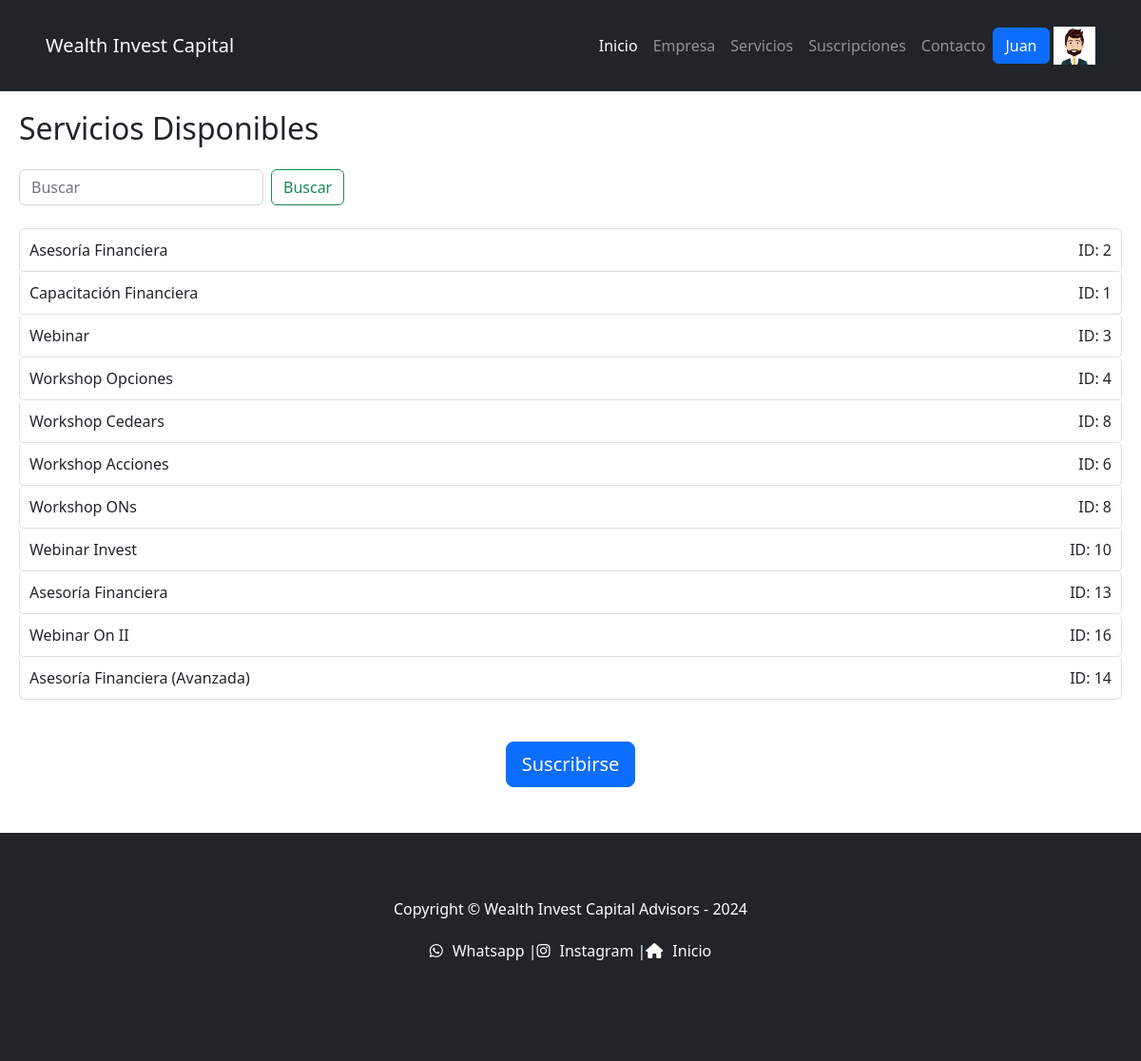
/app/buscar/ (signed in), run on the app's committed database.
### users/models.py (models this page shows, shortened)
class Avatar(models.Model):
    user = models.OneToOneField(User, on_delete=models.CASCADE, blank=True, null=True)
    imagen = models.ImageField(upload_to="avatares", blank=True, null=True)

### app/models.py (models this page shows, shortened)
class servicios(models.Model):
    servicio = models.CharField(max_length=40)
    id_servicio = models.IntegerField()

### app/views.py (the view)
# urls.py: path('buscar/', views.buscar_form_con_api, name='buscar_form_con_api'),
def buscar_form_con_api(request):
    query = request.GET.get('q', '')
    servicios = f_servicios.objects.filter(servicio__icontains=query)  # Ahora 'servicios' hace referencia a la clase
    return render(request, 'app/buscar_form_con_api.html', {'servicios': servicios})

### app/templates/app/buscar_form_con_api.html (shortened to what this page needs)
<!DOCTYPE html>
{% load static %}
<html lang="en">
    <head>
        <link href="https://cdn.jsdelivr.net/npm/bootstrap-icons@1.4.1/font/bootstrap-icons.css" rel="stylesheet" />
        <link href="{% static 'app/css/styles.css'%}" rel="stylesheet" />
    </head>
    <body>
        <!DOCTYPE html>
        <html lang="es">
        <head>
            <link href="https://stackpath.bootstrapcdn.com/bootstrap/4.5.2/css/bootstrap.min.css" rel="stylesheet">
            <link href="{% static 'app/css/styles.css'%}" rel="stylesheet">
        </head>
        <nav class="navbar navbar-expand-lg navbar-dark bg-dark">
            <div class="container px-5">
                <a class="navbar-brand" href="{% url 'Inicio'%}">Wealth Invest Capital</a>
                <div class="collapse navbar-collapse" id="navbarSupportedContent">
                    <ul class="navbar-nav ms-auto mb-2 mb-lg-0">
                        <li class="nav-item"><a class="nav-link active" aria-current="page" href="{% url 'Inicio'%}">Inicio</a></li>
                        <li class="nav-item"><a class="nav-link" href="{% url 'Empresa'%}">Empresa</a></li>
                        <li class="nav-item"><a class="nav-link" href="{% url 'Servicios'%}">Servicios</a></li>
                        <li class="nav-item"><a class="nav-link" href="{% url 'Suscripciones'%}">Suscripciones</a></li>
                        <li class="nav-item"><a class="nav-link" href="{% url 'Contacto' %}">Contacto</a></li>
                        <div  class="dropdown">
                            {% if request.user.is_authenticated %}
                            <a class="btn btn-primary dropdown-toogle" href"#" role="button" data-bs-toggle="dropdown" aria-expanded="false">
                            {{ request.user.first_name }}
                            </a>
                                <img src="{{request.user.avatar.imagen.url}}" alt="" height="40px">
                            {% endif %}
                        </div>
                    </ul>
                </div>
            </div>
        </nav>
    </head>
        </body>
        </html>
<!DOCTYPE html>
<html lang="es">
<head>
</head>
<body>
    <div class="container">
        <h2 class="mb-4">Servicios Disponibles</h2>
        <form method="get" class="form-inline mb-4">
            <input class="form-control mr-sm-2" type="search" placeholder="Buscar" aria-label="Buscar" name="q">
            <button class="btn btn-outline-success my-2 my-sm-0" type="submit">Buscar</button>
        </form>
        {% if servicios %}
            <ul class="list-group">
            {% for servicio in servicios %}
                <li class="list-group-item d-flex justify-content-between align-items-center">
                    {{ servicio.servicio }}
                    <span>ID: {{ servicio.id_servicio }}</span>
                </li>
            {% endfor %}
            </ul>
        {% else %}
            <p class="lead">No se encontraron servicios.</p>
        {% endif %}
    </div>
</body>
<br>
<div class="text-center my-50">
    <a class="btn btn-primary btn-lg" href="/app/Suscripciones">Suscribirse</a>
</div>
<br>
<br>
</html>
        <!DOCTYPE html>
        <html lang="es">
        <head>
            <link rel="stylesheet" href="https://cdnjs.cloudflare.com/ajax/libs/font-awesome/6.0.0-beta3/css/all.min.css"
>
        </head>
        <body>
            <footer class="py-5 bg-dark">
                <div class="container px-5">
                    <p class="m-0 text-center text-white">Copyright &copy; Wealth Invest Capital Advisors - 2024</p>
                    <div class="footer-content">
                        <ul class="social-links">
                            <li><a href="https://wa.me/1234567890" target="_blank"><i class="fab fa-whatsapp"></i> Whatsapp |</a></li>
                            <li><a href="https://instagram.com/your_instagram_username" target="_blank"><i class="fab fa-instagram"></i> Instagram |</a></li>
                            <li><a href="{% url 'Inicio' %}" target="_blank"><i class="fas fa-home"></i> Inicio</a></li>
                        </ul>
                    </div>
                </div>
            </footer>
        </body>
        </html>
    </body>
</html>

### app/templates/app/buscar_form_con_api.html (style rules this page uses)
.container { max-width: 800px; margin: auto; padding: 20px; }
.mb-4 { margin-bottom: 1rem; }
.list-group-item { cursor: pointer; padding: 10px; border-radius: 5px; }
.bg-dark { background-color: #343a40; }
.container { max-width: 1200px; margin: 0 auto; }
.footer-content { display: flex; flex-direction: column; justify-content: center; align-items: center; padding: 20px; }
.social-links { list-style-type: none; padding: 0; display: flex; justify-content: space-around; align-items: center; }
.social-links li a { color: white; text-decoration: none; display: flex; align-items: center; transition: color 0.3s ease-in-out; }
.fab, .fas { padding-right: 10px; }

### data on the page
servicios: servicio "Asesoría Financiera", id_servicio "2"
servicios: servicio "Capacitación Financiera", id_servicio "1"
servicios: servicio "Webinar", id_servicio "3"
servicios: servicio "Workshop Opciones", id_servicio "4"
servicios: servicio "Workshop Cedears", id_servicio "8"
servicios: servicio "Workshop Acciones", id_servicio "6"
servicios: servicio "Workshop ONs", id_servicio "8"
servicios: servicio "Webinar Invest", id_servicio "10"
servicios: servicio "Asesoría Financiera", id_servicio "13"
servicios: servicio "Webinar On II", id_servicio "16"
servicios: servicio "Asesoría Financiera (Avanzada)", id_servicio "14"

### other printed values
{{ request.user.first_name }} "Juan"
